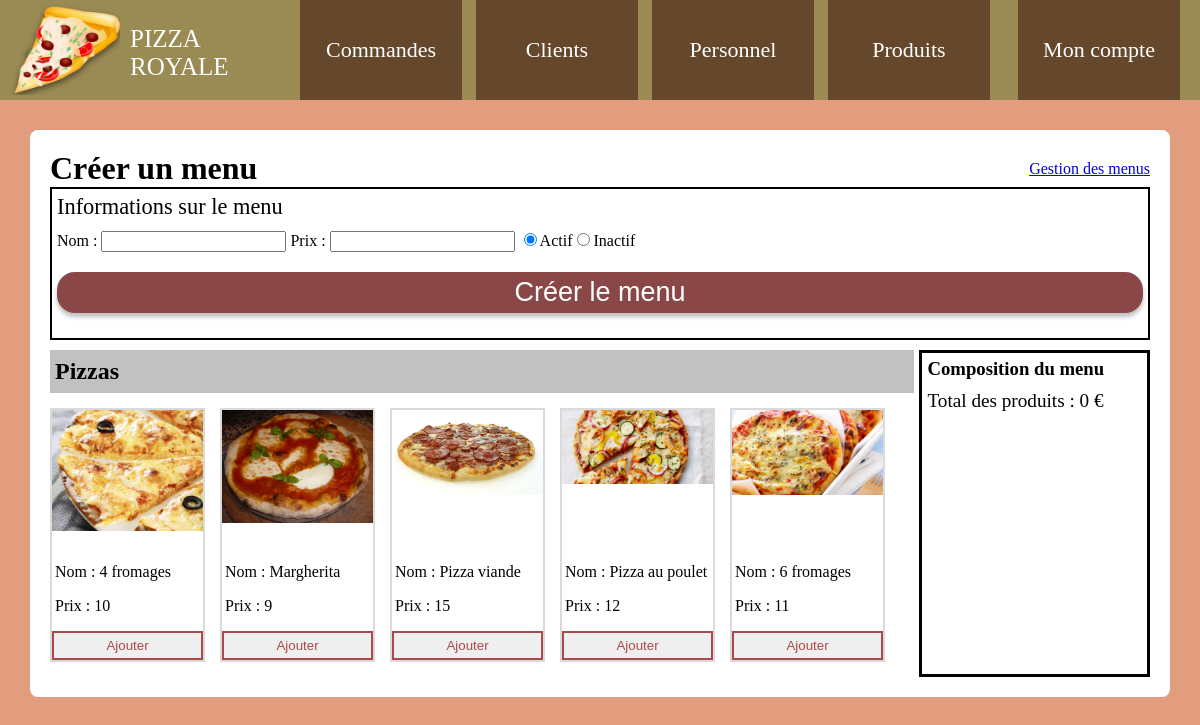
/creermenu.php (signed in), run on the app's committed database.
### tables this page shows
CREATE TABLE `categories` (
  `id_categorie` int(11) NOT NULL,
  `nom` varchar(255) NOT NULL,
  `description` varchar(255) NOT NULL
);

CREATE TABLE `produits` (
  `id_produit` int(11) NOT NULL,
  `libelle` varchar(255) NOT NULL,
  `prix` varchar(10) NOT NULL,
  `photo` varchar(255) NOT NULL
);

### creermenu.php (the view, shortened to what this page needs)
<?php
require('config.php');
?>
<!DOCTYPE html>
<html lang="fr">
<head>
<link href="css/styles.css" rel="stylesheet">
</head>
<body>
<?php include('header.php'); ?>
<div class="conteneur">
<div class="titre-page">
<h1>Créer un menu</h1>
<a href="gestionmenus">Gestion des menus</a>
</div>
<div class="contenu">
<div class="infos-menu">
<span class="titre-menu">Informations sur le menu</span>
<form id="creerMenu" action="" method="post">
<label for="nom">Nom : </label><input type="text" class="lol" name="nom" id="nom">
<label for="prix">Prix : </label><input type="number" name="prix" id="prix">
<input type="radio" name="etat" id="etat-1" value="1" checked><label for="etat-1">Actif</label><input type="radio" name="etat" id="etat-2" value="2"><label for="etat-2">Inactif</label>
<input type="submit" class="boutton-rouge" name="creer" id="creer_menu" value="Créer le menu">
</form>
</div>
<div class="flex-menu">
<div class="menu-apercu">
<h3>Composition du menu</h3>
<?php
$total_menu = 0;
?>
<div class="afficher-total">
<div class="total">Total des produits : <span><?= $total_menu; ?> €</span></div>
</div>
</div>
<div class="menu-categories">
<?php
$req = $bdd->prepare('SELECT * FROM categories');
$req->execute();
while($categ = $req->fetch()) {
?>
<div class="nom-categorie">
<h2><?= $categ['nom']; ?></h2>
</div>
<div class="flex-produits">
<?php
$req2 = $bdd->prepare('SELECT a.id_produit as id_produit, a.photo as photo, a.libelle as libelle, a.prix as prix FROM produits as a INNER JOIN produits_categories as b ON a.id_produit = b.id_produit WHERE b.id_categorie = :id');
$req2->bindValue('id', $categ['id_categorie'], PDO::PARAM_INT);
$req2->execute() or die(print_r($req->errorInfo(), TRUE));
while($produit = $req2->fetch()) {
?>
<div class="apercuproduit">
<label for="produit<?= $produit['id_produit']; ?>">
<img src="<?= $produit['photo']; ?>">
<div class="details-produit">
<p>Nom : <span><?= $produit['libelle']; ?></span></p>
<p>Prix : <span><?= $produit['prix']; ?></span></p>
<button data-id="<?= $produit['id_produit']; ?>" class="creermenu-ajouter-produit">Ajouter</button>
</div>
</div>
<?php } ?>
</div>
<?php } ?>
</div>
</div>
</div>
</div>
</body>
</html>

### css/styles.css (style rules this page uses)
body { margin: 0; background: #e19d7d; }
.boutton-rouge { display: block; background: #8A4747; box-shadow: 0px 4px 4px rgba(0, 0, 0, 0.25); border-radius: 18px; border: 0; font-size: 27px; padding: 5px 20px; color: #FFF; text-decoration: none; }
.conteneur { width: 1100px; height: auto; margin-top: 30px; margin-left: auto; margin-right: auto; background: #FFF; border-radius: 8px; padding: 20px; }
.titre-page { display: flex; justify-content: space-between; align-items: center; }
.titre-page h1 { margin: 0; }
.contenu input[type="submit"] { margin: 20px 0; width: 100%; cursor: pointer; }
.flex-produits { display: flex; flex-direction: row; flex-wrap: wrap; }
.apercuproduit { position: relative; width: 151px; height: 250px; border: 2px solid #dadada; margin-right: 15px; margin-bottom: 15px; z-index: auto; }
.apercuproduit img { max-width: 100%; }
.details-produit { position: absolute; left: 3px; bottom: 0; }
.infos-menu { position: relative; border: 2px solid #000; margin-bottom: 10px; padding: 5px; }
.titre-menu { display: block; font-size: 1.4em; margin-bottom: 10px; }
.apercuproduit label { display: inline-block; height: 100%; }
.nom-categorie { display: block; width: 100%; background: #c1c1c1; margin-bottom: 15px; }
.nom-categorie h2 { display: inline; padding-left: 5px; font-size: 1.5em; line-height: 1.8em; }
.menu-apercu h3 { margin: 0 0 10px 0; }
.flex-menu { display: flex; flex-direction: row-reverse; }
.menu-categories { margin-right: 5px; width: 100%; }
.menu-apercu { width: 273px; padding: 5px; border: 3px solid #000; }
.creermenu-ajouter-produit, .modifiermenu-ajouter-produit, .commandeAjouterMenu, .commandeAjouterProduit, .modifCommandeAjouterMenu, .modifCommandeAjouterProduit { display: block; border: 2px solid #ab4a4a; padding: 5px; width: 151px; color: #ab4a4a; margin-left: -3px; transition-duration: 0.5s; }
.afficher-total { font-size: 1.2em; }

### data on the page
categories: nom "Pizzas"
produits: photo (picture), libelle "4 fromages", prix "10"
produits: photo (picture), libelle "Margherita", prix "9"
produits: photo (picture), libelle "Pizza viande", prix "15"
produits: photo (picture), libelle "Pizza au poulet", prix "12"
produits: photo (picture), libelle "6 fromages", prix "11"

### other printed values
$total_menu "0"
